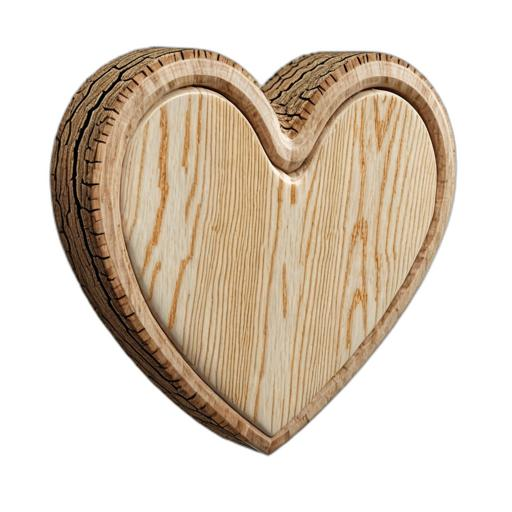
#> input picture data/3darena_thumbs/inputs/images/A_heart_made_of_wood.jpg, 512 x 512 px; the run also reads 1 picture not shown here
$ python make_watertight_comparison.py
#> lines starting #> are read from the running program, lines starting #| are printed output that depends on the picture
"""
Figure: Watertight comparison — D1 Geometry slide.

Layout:
  Top:   caption + small input image (centered)
  Main:  Hi3DGen mesh | Strawberrry mesh  (black bg cells, side by side)
  Info:  model name / ELO / Watertight symbol / fit label

Prompt: A_heart_made_of_wood
  Hi3DGen    watertight=True  (CC=2)   ELO=1207  -> production-fit  (green)
  Strawberrry watertight=False (CC=39)  ELO=1382  -> non-fit         (red)

Output: outputs/fig_watertight_comparison.png  (dpi=200)
"""
from __future__ import annotations

import io
from pathlib import Path

import numpy as np
import matplotlib
matplotlib.use("Agg")
import matplotlib.pyplot as plt
from mpl_toolkits.mplot3d.art3d import Poly3DCollection
from PIL import Image
import trimesh

ROOT      = Path(__file__).resolve().parent.parent
MESH_DIR  = ROOT / "meshes" / "outputs"
THUMB_DIR = ROOT / "data" / "3darena_thumbs" / "outputs"
INPUT_DIR = ROOT / "data" / "3darena_thumbs" / "inputs" / "images"
OUT_DIR   = ROOT / "outputs"

plt.rcParams["font.family"]        = "DejaVu Sans"
plt.rcParams["axes.unicode_minus"] = False
plt.rcParams["pdf.fonttype"]       = 42

PROMPT  = "A_heart_made_of_wood"
GREEN   = "#1D9E75"
RED     = "#E24B4A"

MODELS = [
    {"name": "Hi3DGen",    "elo": 1207, "watertight": True,  "cc": 2,  "label": "production-fit", "color": GREEN},
    {"name": "Strawberrry","elo": 1382, "watertight": False, "cc": 39, "label": "non-fit",         "color": RED},
]


# [67 lines left out: function render_geometry, not called in this run]


def get_thumbnail(model_name: str, size: int = 420) -> np.ndarray:
    official = THUMB_DIR / model_name / f"{PROMPT}.png"
    if official.exists():
        print(f"  {model_name}: official thumbnail")
        img = Image.open(official).convert("RGB").resize((size, size), Image.LANCZOS)
        return np.array(img)
    glb = MESH_DIR / model_name / f"{PROMPT}.glb"
    if glb.exists():
        print(f"  {model_name}: geometry render ...")
        img = render_geometry(glb, size=size)
        if img is not None:
            return np.array(img.resize((size, size), Image.LANCZOS))
    print(f"  {model_name}: placeholder (dark gray)")
    return np.full((size, size, 3), 40, dtype=np.uint8)


def make_figure():
    inp_path = INPUT_DIR / f"{PROMPT}.jpg"
    inp_img  = np.array(Image.open(inp_path).convert("RGB")) if inp_path.exists() \
               else np.full((200, 200, 3), 200, dtype=np.uint8)
#> inp_img is the input picture: shape (512, 512, 3); mean R, G, B 219.8, 207.1, 192.3

    thumbs = [get_thumbnail(m["name"]) for m in MODELS]
#> in get_thumbnail, `img = Image.open(official).convert("RGB").resize((size, size), Image.L..`:
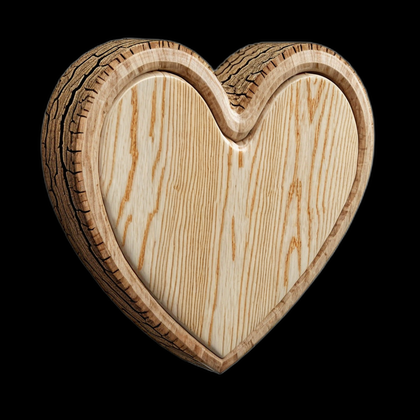
#> img: PIL image 420x420 RGB; mean R, G, B 83.3, 70.5, 55.5
#> thumbs = 2 items

    # ── Figure canvas (8 x 6 in, white bg) ────────────────────────────────────
    fig = plt.figure(figsize=(8, 6.0), dpi=200, facecolor="white")

    # ── Caption ────────────────────────────────────────────────────────────────
    fig.text(0.5, 0.985,
             "Same input, different structural quality",
             ha="center", va="top",
             fontsize=11, color="#555555", style="italic",
             transform=fig.transFigure)

    # ── Input image (small, centered at top) ──────────────────────────────────
    # Normalized coords: [left, bottom, width, height]
    inp_w, inp_h = 0.17, 0.22
    ax_inp = fig.add_axes([0.5 - inp_w / 2, 0.730, inp_w, inp_h])
    ax_inp.imshow(inp_img)
    ax_inp.set_xticks([]); ax_inp.set_yticks([])
    ax_inp.set_title("Input", fontsize=8.5, color="#666666", pad=3)
    for sp in ax_inp.spines.values():
        sp.set_edgecolor("#aaaaaa"); sp.set_linewidth(0.8)

    # ── Thin horizontal separator ──────────────────────────────────────────────
    sep_y = 0.715
    fig.add_artist(plt.Line2D([0.03, 0.97], [sep_y, sep_y],
                               transform=fig.transFigure,
                               color="#cccccc", linewidth=0.7, zorder=10))

    # ── Mesh render cells ──────────────────────────────────────────────────────
    cell_top = sep_y - 0.015
    cell_bot = 0.235           # bottom of mesh image area
    cell_h   = cell_top - cell_bot
    cell_w   = 0.43
    gap      = 0.14            # gap between cells (holds the vertical divider)
    left_x   = 0.03
    right_x  = left_x + cell_w + gap

    ax_l = fig.add_axes([left_x, cell_bot, cell_w, cell_h])
    ax_l.imshow(thumbs[0])
    ax_l.set_xticks([]); ax_l.set_yticks([])
    for sp in ax_l.spines.values():
        sp.set_edgecolor("#444444"); sp.set_linewidth(1.2)

    ax_r = fig.add_axes([right_x, cell_bot, cell_w, cell_h])
    ax_r.imshow(thumbs[1])
    ax_r.set_xticks([]); ax_r.set_yticks([])
    for sp in ax_r.spines.values():
        sp.set_edgecolor("#444444"); sp.set_linewidth(1.2)

    # Thin vertical divider between cells
    div_x = left_x + cell_w + gap / 2
    fig.add_artist(plt.Line2D([div_x, div_x], [cell_bot, cell_top],
                               transform=fig.transFigure,
                               color="#cccccc", linewidth=0.7, zorder=10))

    # ── Info labels below each cell ────────────────────────────────────────────
    x_centers = [left_x + cell_w / 2, right_x + cell_w / 2]

    for m, xc in zip(MODELS, x_centers):
        wt_sym   = "✓" if m["watertight"] else "✗"   # ✓ or ✗
        wt_color = GREEN if m["watertight"] else RED

        y = cell_bot - 0.03
        # Model name
        fig.text(xc, y, m["name"],
                 ha="center", va="top", fontsize=13, fontweight="bold",
                 color=m["color"], transform=fig.transFigure)
        y -= 0.055
        # ELO
        fig.text(xc, y, f"ELO: {m['elo']}",
                 ha="center", va="top", fontsize=10, color="#333333",
                 transform=fig.transFigure)
        y -= 0.05
        # Watertight
        fig.text(xc, y, f"Watertight: {wt_sym}",
                 ha="center", va="top", fontsize=10.5, fontweight="bold",
                 color=wt_color, transform=fig.transFigure)
        y -= 0.05
        # Fit label
        fig.text(xc, y, m["label"],
                 ha="center", va="top", fontsize=9, style="italic",
                 color=m["color"], transform=fig.transFigure)

    # ── Save ───────────────────────────────────────────────────────────────────
    OUT_DIR.mkdir(exist_ok=True)
    out = OUT_DIR / "fig_watertight_comparison.png"
    fig.savefig(out, dpi=200, bbox_inches="tight", facecolor="white")
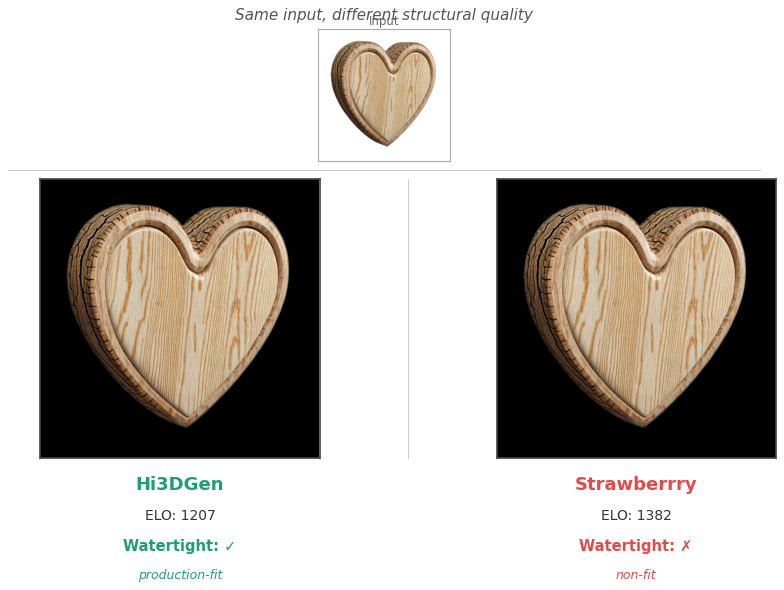
#> figure drawn by matplotlib, 3 panels
    plt.close(fig)
    print(f"\nSaved: {out}")

    # Terminal output of actual values
    print("\n=== Watertight actual values (CSV) ===")
    for m in MODELS:
        sym = "✓" if m["watertight"] else "✗"
        print(f"  {m['name']:<13} watertight={str(m['watertight']):<5}  ({sym})"
              f"  CC={m['cc']}   ELO={m['elo']}")


if __name__ == "__main__":
    make_figure()
